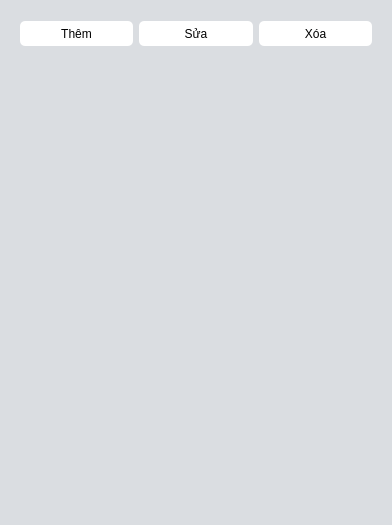
<?xml version="1.0" encoding="UTF-8"?>
<ui version="4.0">
 <class>action_view</class>
 <widget class="QFrame" name="action_view">
  <property name="geometry">
   <rect>
    <x>0</x>
    <y>0</y>
    <width>392</width>
    <height>525</height>
   </rect>
  </property>
  <property name="windowTitle">
   <string>Frame</string>
  </property>
  <property name="styleSheet">
   <string notr="true">border-radius: 20px;
background-color: rgb(218, 221, 225);</string>
  </property>
  <layout class="QVBoxLayout" name="verticalLayout" stretch="1,10">
   <item>
    <widget class="QWidget" name="action_option" native="true">
     <property name="sizePolicy">
      <sizepolicy hsizetype="Preferred" vsizetype="Preferred">
       <horstretch>0</horstretch>
       <verstretch>1</verstretch>
      </sizepolicy>
     </property>
     <layout class="QHBoxLayout" name="horizontalLayout_3">
      <item>
       <widget class="QPushButton" name="button_add">
        <property name="minimumSize">
         <size>
          <width>0</width>
          <height>25</height>
         </size>
        </property>
        <property name="font">
         <font>
          <pointsize>9</pointsize>
         </font>
        </property>
        <property name="styleSheet">
         <string notr="true">background-color: rgb(255, 255, 255);
border-radius: 5px;</string>
        </property>
        <property name="text">
         <string>Thêm</string>
        </property>
       </widget>
      </item>
      <item>
       <widget class="QPushButton" name="button_edit">
        <property name="minimumSize">
         <size>
          <width>0</width>
          <height>25</height>
         </size>
        </property>
        <property name="font">
         <font>
          <pointsize>9</pointsize>
         </font>
        </property>
        <property name="styleSheet">
         <string notr="true">background-color: rgb(255, 255, 255);
border-radius: 5px;</string>
        </property>
        <property name="text">
         <string>Sửa</string>
        </property>
       </widget>
      </item>
      <item>
       <widget class="QPushButton" name="button_delete">
        <property name="minimumSize">
         <size>
          <width>0</width>
          <height>25</height>
         </size>
        </property>
        <property name="font">
         <font>
          <pointsize>9</pointsize>
         </font>
        </property>
        <property name="styleSheet">
         <string notr="true">background-color: rgb(255, 255, 255);
border-radius: 5px;</string>
        </property>
        <property name="text">
         <string>Xóa</string>
        </property>
       </widget>
      </item>
     </layout>
    </widget>
   </item>
   <item>
    <widget class="QFrame" name="action_field">
     <property name="frameShape">
      <enum>QFrame::StyledPanel</enum>
     </property>
     <property name="frameShadow">
      <enum>QFrame::Raised</enum>
     </property>
    </widget>
   </item>
  </layout>
 </widget>
 <resources/>
 <connections/>
</ui>
